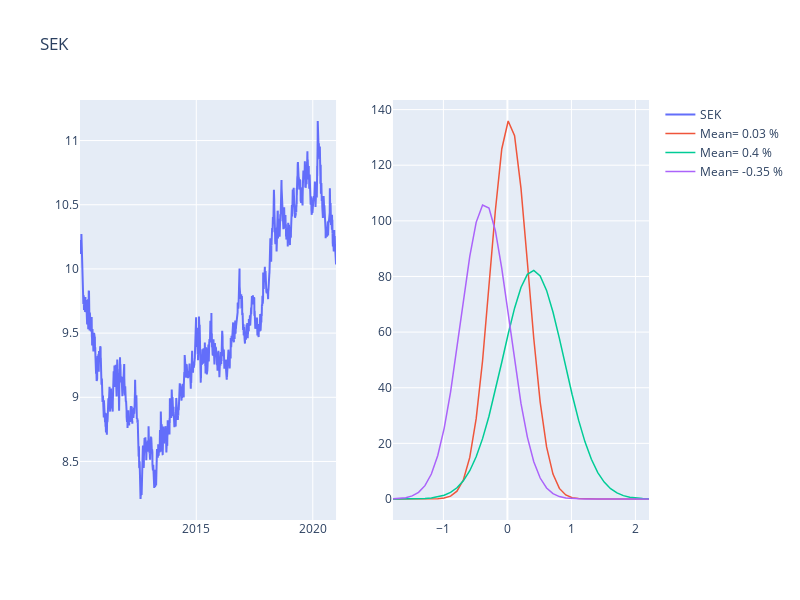

The notebook cell this image was saved under:
### Code cell
param = {}
param['periods']=1
param['nbr_mixtures']=3
param['currency'] = 'SEK'
param['start_date'] = pd.to_datetime('2010-01-02')
param['end_date'] =  pd.to_datetime('2021-01-01')


figure = make_plot(param)
figure.show()
